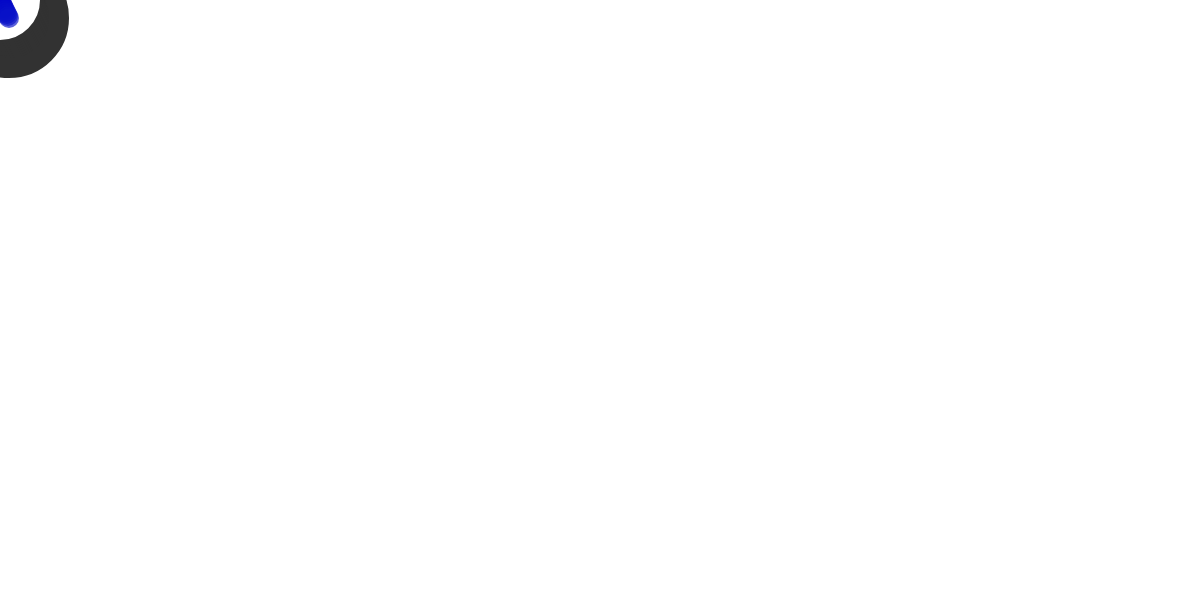
Frame 1 (no input)
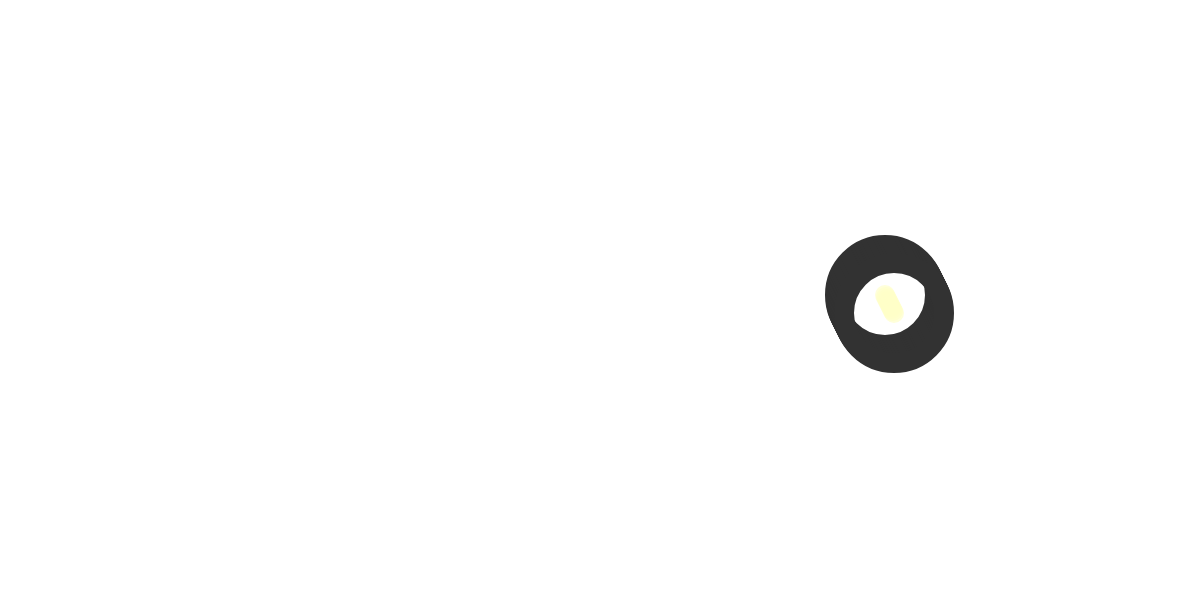
Frame 60 (no input)
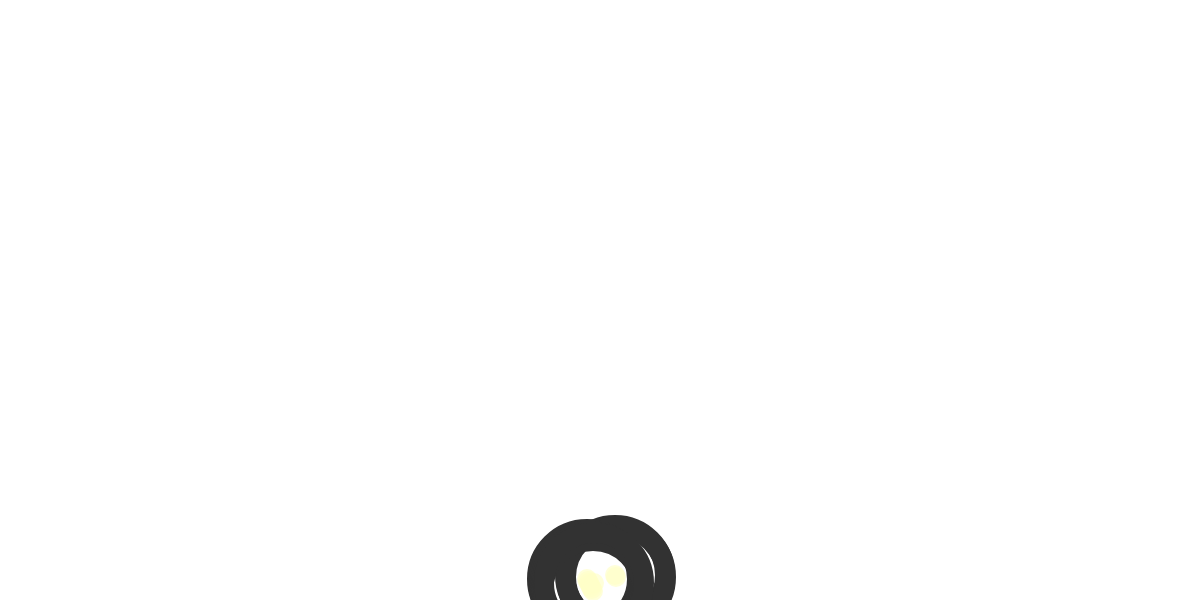
Frame 120 (the mouse pressed at the canvas centre since frame 60)

The p5.js sketch that drew these frames (run headless with seeded random() and noise() and a simulated clock; from frame 60 on, the mouse is pressed at the canvas centre):

// p5.js sketch
// ── sketch.js
var x = 200;
var y = 150;
var xspeed = 15;
var yspeed = 5;
// balls
numBalls = 10;
var balls = new Array(10);

function setup () {
	createCanvas(1200, 600);
	
	for(i= 0 ; i < numBalls ; i++){
	   balls[i] = new Ball(i*1, i*2);
	}
}

function draw () {
	background(255, 255, 255); 
	for(i= 0 ; i < numBalls ; i++){
	   balls[i].display();
	   balls[i].move();
	   balls[i].bounce();
	}
}

function Ball(x, y) {
	this.x = x;
	this.y = y;

	this.display = function() {
		stroke(50);
		strokeWeight(100);
		fill(this.x, this.y, 200, 170, 250);
		ellipse(this.x, this.y, 20, 20);
	}
	
	this.move = function() {
		this.x = this.x + xspeed 
		this.y = this.y + yspeed 
	}
	
	this.bounce = function() {
		if (this.x > width || this.x < 0){
			xspeed = xspeed *-1;
		}
		if (this.y > height || this.y < 0){
			yspeed = yspeed *-1;
		}
	}
}
